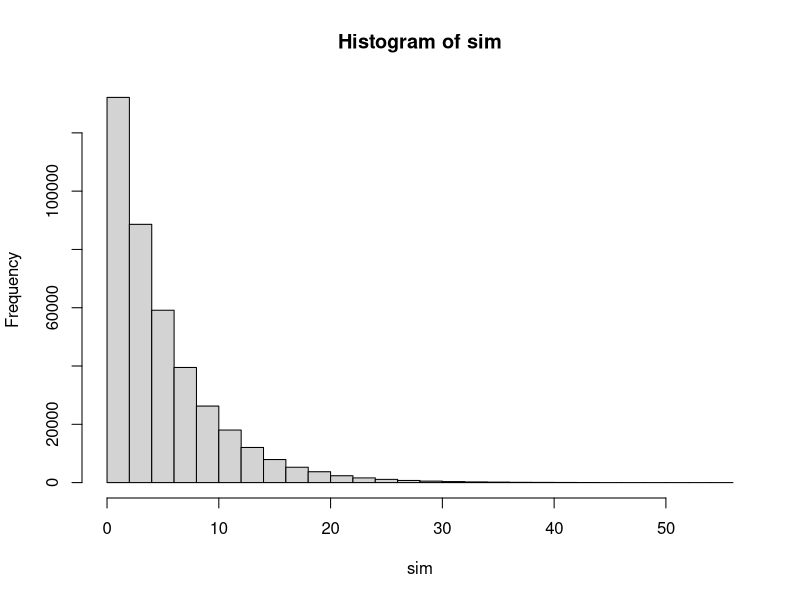

Recreate this plot in R. (Note: this script raises an error after producing the figure.)
#Course Project for Statistical Inference

#Part 1

set.seed(42)

nSim <- 10000
samples <- 40

lambda <- 0.2

theoretical.mean <- 1/lambda
theoretical.sd <- 1/lambda
theoretical.var <- theoretical.sd**2
theoretical.var.of.means <- theoretical.var/samples

sim <-matrix(rexp(nSim*samples, lambda), nSim, samples)

sim.means <- rowMeans(sim)
sim.sd <-apply(sim, 1, sd)
sim.se <- sim.sd/sqrt(samples)

sim.mean.of.means <- mean(sim.means)
sim.sd.of.means <- sd(sim.means)

hist(sim, breaks = 25)
abline(v = sim.mean)
abline(v = 1/0.2, col = "red")

hist(sim, breaks = 25, prob = T)
curve(dnorm(x, mean = mean(sim), sd = sd(sim)), add = T)




plot(sim.means[1:100], 
     ylim=range(c(sim.means[1:100]-1.96*(sim.se[1:100]), sim.means[1:100]+1.96*(sim.se[1:100])))
     )

arrows(1:100, sim.means[1:100]-1.96*(sim.se[1:100]), 1:100, sim.means[1:100]+1.96*(sim.se[1:100]), length=0.05, angle=90, code=3)
abline(h = 1/lambda, col = "red")
sum((sim.means-1.96*(sim.se) <= 5)&(sim.means+1.96*(sim.se) >= 5))

#part 2

library(ggplot2)

data(ToothGrowth)

ToothGrowth$dose <- factor(ToothGrowth$dose)

#Comparing the different doses and supplement types
p <- ggplot(ToothGrowth, aes(supp, len, fill = supp)) + geom_boxplot() + geom_point(color = "blue")
p + facet_grid(. ~ dose)

with(ToothGrowth, tapply(len, list(dose=dose, supp=supp), mean))

with(ToothGrowth, tapply(len, list(dose=dose, supp=supp), sd))


